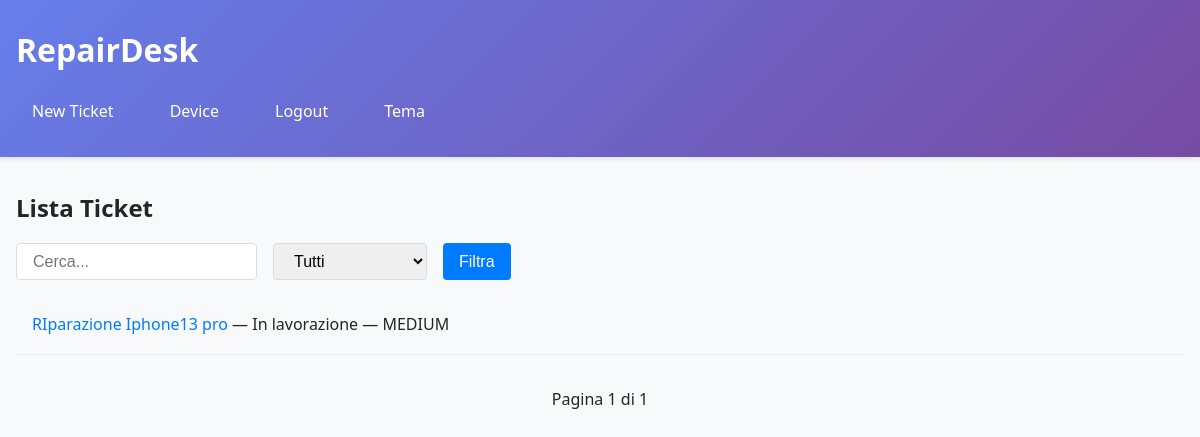
The app's page /tickets/ (signed in), older data.
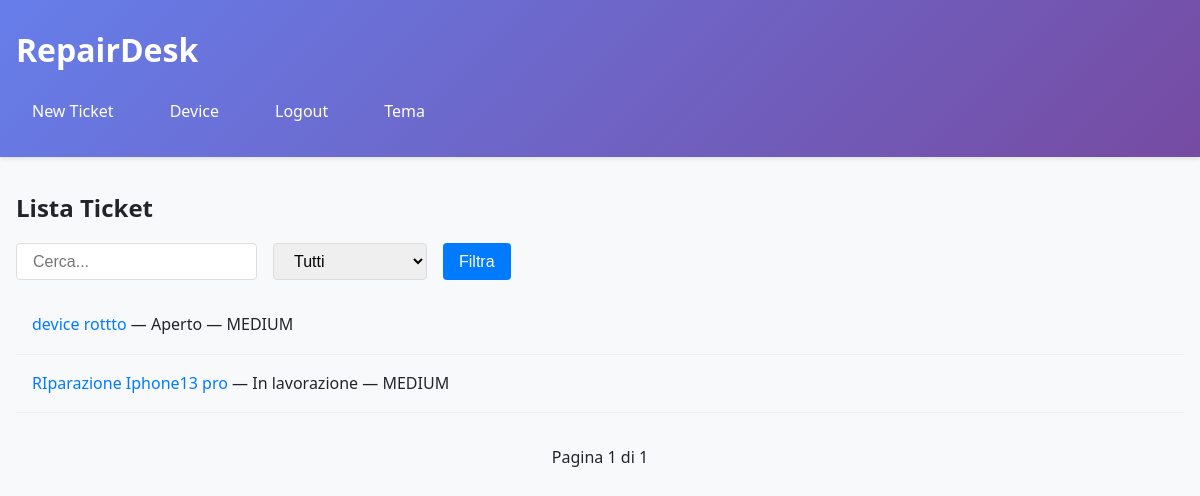
The same page, newer data.
### core/models.py (models this page shows, shortened)
class Ticket(models.Model):
    STATUS_CHOICES = [
        ('OPEN', 'Aperto'),
        ('IN_PROGRESS', 'In lavorazione'),
        ('CLOSED', 'Chiuso'),
    ]
    PRIORITY_CHOICES = [
        ('LOW', 'Bassa'),
        ('MEDIUM', 'Media'),
        ('HIGH', 'Alta'),
    ]
    title = models.CharField(max_length=100)
    description = models.TextField()
    device = models.ForeignKey(Device, on_delete=models.CASCADE, related_name='tickets')
    customer = models.ForeignKey(User, on_delete=models.CASCADE, related_name='tickets_opened')
    technician = models.ForeignKey(User, on_delete=models.SET_NULL, null=True, blank=True, related_name='tickets_assigned')
    status = models.CharField(max_length=20, choices=STATUS_CHOICES, default='OPEN')
    priority = models.CharField(max_length=10, choices=PRIORITY_CHOICES, default='MEDIUM')
    created_at = models.DateTimeField(auto_now_add=True)
    updated_at = models.DateTimeField(auto_now=True)
    expected_close_date = models.DateField(null=True, blank=True)
    class Meta:
        ordering = ['-created_at']
        permissions = [
            ("view_manager_dashboard", "Può vedere la dashboard manager"),
        ]

### core/views.py (the view, shortened to what this page needs)
# urls.py: path('tickets/', views.TicketListView.as_view(), name='ticket_list'),  # ristretto
@method_decorator(login_required, name='dispatch')
class TicketListView(ListView):
    model = Ticket
    template_name = 'core/ticket_list.html'
    context_object_name = 'tickets'
    paginate_by = 5
    def get_queryset(self):
        user = self.request.user
        if user.groups.filter(name="Manager").exists():
            qs = Ticket.objects.all()
        elif user.groups.filter(name="Technician").exists():
            qs = Ticket.objects.filter(technician=user)
        else:
            qs = Ticket.objects.filter(customer=user)
        q = self.request.GET.get('q')
        status = self.request.GET.get('status')
        if status:
            qs = qs.filter(status=status)
        return qs

### core/templates/core/ticket_list.html (shortened to what this page needs)
{% extends 'core/base.html' %}
{% block content %}
<h2>Lista Ticket</h2>
<form method="get">
    <input type="text" name="q" placeholder="Cerca..." value="{{ request.GET.q }}">
    <select name="status">
        <option value="">Tutti</option>
    </select>
    <button type="submit">Filtra</button>
</form>
<ul>
    {% for ticket in tickets %}
        <li>
            <a href="{% url 'ticket_detail' ticket.pk %}">{{ ticket.title }}</a>
            — {{ ticket.get_status_display }} — {{ ticket.priority }}
        </li>
    {% empty %}
        <li>Nessun ticket trovato.</li>
    {% endfor %}
</ul>
<div class="pagination">
    <span>Pagina {{ page_obj.number }} di {{ page_obj.paginator.num_pages }}</span>
</div>
{% endblock %}

Row changes from the older to the newer data that the page shows:
added Ticket: title "device rottto", status "Aperto", priority "MEDIUM"
